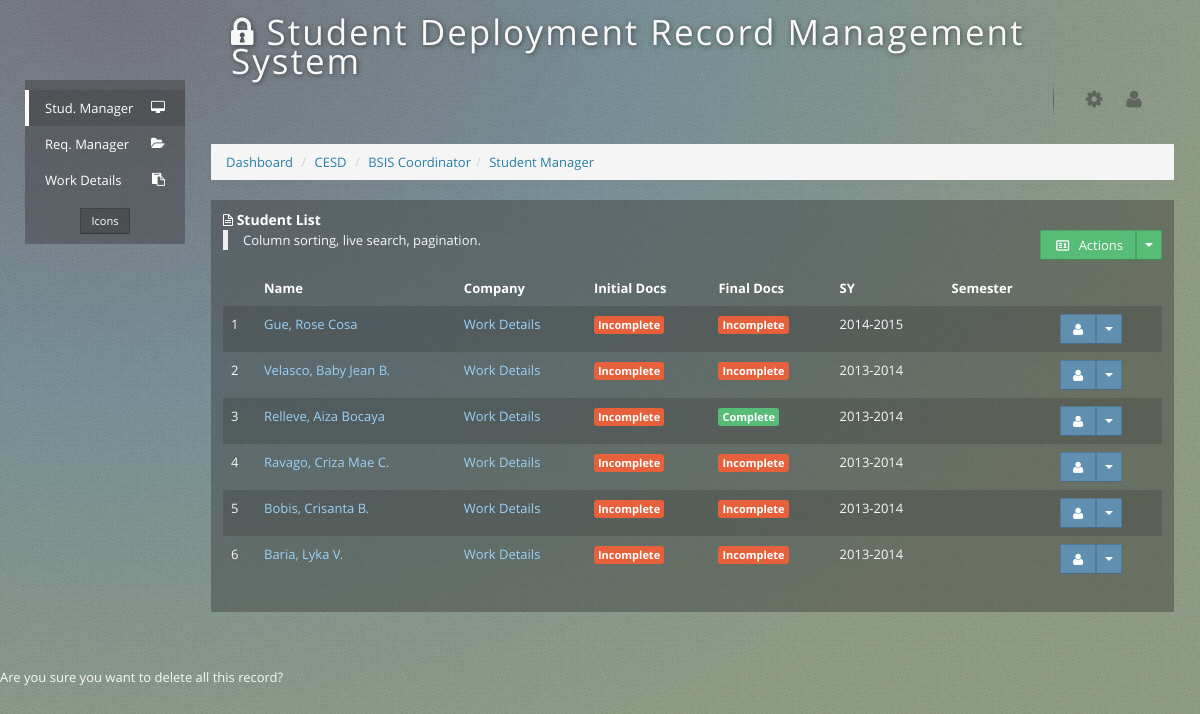
Screenshot of / (signed in) with the database file from the repository.
### tables this page shows
CREATE TABLE IF NOT EXISTS `settings` (
  `id` int(5) unsigned zerofill NOT NULL AUTO_INCREMENT,
  `title` varchar(200) NOT NULL,
  `year` varchar(10) NOT NULL,
  PRIMARY KEY (`id`)
);

CREATE TABLE IF NOT EXISTS `department` (
  `department_id` int(5) unsigned zerofill NOT NULL AUTO_INCREMENT,
  `name` varchar(100) NOT NULL,
  `label` varchar(32) NOT NULL,
  PRIMARY KEY (`department_id`)
);

CREATE TABLE IF NOT EXISTS `student` (
  `student_id` int(5) unsigned zerofill NOT NULL AUTO_INCREMENT,
  `sID` varchar(8) NOT NULL,
  `fname` varchar(32) NOT NULL,
  `mname` varchar(32) NOT NULL,
  `lname` varchar(32) NOT NULL,
  `address` varchar(100) NOT NULL,
  `gender` tinyint(1) NOT NULL,
  `dob` varchar(32) NOT NULL,
  `contact` varchar(32) NOT NULL,
  `course_id` int(5) unsigned zerofill NOT NULL,
  `year` varchar(1) NOT NULL,
  `block` varchar(1) NOT NULL,
  `date` varchar(32) NOT NULL,
  `sy` varchar(10) NOT NULL,
  `dir` varchar(100) NOT NULL,
  `coordinator` varchar(100) NOT NULL,
  PRIMARY KEY (`student_id`)
);

### inc/functions.php (called while the page is built, shortened)
<?php
function checkiSubmit($student_id,$department_id,$what){
	if($what):
		$submit = mysql_query("SELECT count(*) FROM `isubmit` inner join `checklist` on(`isubmit`.`checklist_id`=`checklist`.`checklist_id`) where `checklist`.`type`='0' and `isubmit`.`student_id`='$student_id' ") or die(mysql_error());
		$row = mysql_fetch_array($submit);
		$num = array_shift($row);
		$checklist = mysql_query("select count(*) from checklist where `type` ='0' and `department_id`='$department_id'") or die(mysql_error());
		$row = mysql_fetch_array($checklist);
		$num2 = array_shift($row);
		return ($num2>$num)?0:1;
	else:
		$submit = mysql_query("SELECT count(*) FROM `isubmit` inner join `checklist` on(`isubmit`.`checklist_id`=`checklist`.`checklist_id`) where `checklist`.`type`='1' and `isubmit`.`student_id`='$student_id' ") or die(mysql_error());
		$row = mysql_fetch_array($submit);
		$num = array_shift($row);
		$checklist = mysql_query("select count(*) from checklist where `type` ='1' and `department_id`='$department_id'") or die(mysql_error());
		$row = mysql_fetch_array($checklist);
		$num2 = array_shift($row);
		return ($num2>$num)?0:1;
	endif;
}
function getSettings(){
	$result=mysql_query("select * from settings");
	$row=mysql_fetch_assoc($result);
	return $row;
}
function getStudent($student_id=false,$course){
	if($student_id):
		$result = mysql_query("SELECT *,concat(`fname`,' ',`mname`,' ',`lname`) as name FROM `student` WHERE `student_id`='$student_id' and `course_id`='$course' ");
		$row=mysql_fetch_assoc($result);
		return $row;
	else:
		$ar = [];
	$yr = date("Y");
		$s=$yr - 4;
		$li = $s.'-'.$s+1;
		$result = mysql_query("SELECT *,concat(`lname`,', ',`fname`,' ',`mname`) as name FROM `student` where `course_id`='$course' and `sy`>'$li' order by `sy` desc,`gender` asc,`lname` desc");
		while($row=mysql_fetch_assoc($result)):
		$ar[]= $row;
		endwhile;
		return $ar;
	endif;
}
function getPersonData($id,$who){
if($who):
$result = mysql_query("SELECT *,concat(`fname`,' ',`mname`,' ',`lname`) as name FROM `coordinator` where `coordinator_id` = '$id' ") or die(mysql_error());
else:
$result = mysql_query("SELECT *,concat(`fname`,' ',`mname`,' ',`lname`) as name FROM `student` where `student_id` = '$id' ") or die(mysql_error());
endif;
  $row = mysql_fetch_assoc($result);
  return $row;
}
function getDepartment($department_id){
	$result = mysql_query("SELECT * FROM `department` where `department_id` = '$department_id' ") or die(mysql_error());
  $row = mysql_fetch_assoc($result);
  return $row;
}
$set=getSettings();
?>

### index.php (the view, shortened to what this page needs)
<?php
require_once("inc/functions.php");
$id = $_SESSION['coordinator'];
$me = getPersonData($id,1);
$course = $_SESSION['course'];
$dept = getDepartment($me['department_id']);
?>
<!DOCTYPE html>
<html>
<head>
    <link href="css/application.min.css" rel="stylesheet" />
<link rel="stylesheet" type="text/css" href="themes/jquery.ui.all.css" />
</head>
<body class="background-dark">
<nav id="sidebar" class="sidebar nav-collapse collapse">
    <ul id="side-nav" class="side-nav">
        <li class="active">
            <a href="./" ><i class="icon-desktop"></i> <span class="name">Stud. Manager</span></a>
        </li>
		<li>
            <a href="requirement-manager.php"><i class="icon-folder-open"></i> <span class="name">Req. Manager</span></a>
        </li>
        <li>
            <a href="work-manager.php"><i class="icon-paste"></i> <span class="name">Work Details</span></a>
        </li>
</ul>
    <div id="sidebar-settings" class="settings">
    </div>
</nav>
<div class="wrap">
    <header class="page-header">
        <div class="navbar">
            <div class="navbar-inner">
				<div class="container-fluid">
			<p class="pull-left testes"><i class="icon-lock icon32"></i> <?=$set['title']; ?></p>
                <ul class="nav pull-right">
                    <li class="hidden-phone">
                        <a href="#" id="settings" title="Settings" data-toggle="popover" data-placement="bottom">
                            <i class="icon-cog"></i>
                        </a>
                    </li>
                    <li class="hidden-phone dropdown">
                        <a href="#" title="Account" id="account" class="dropdown-toggle" data-toggle="dropdown">
                            <i class="icon-user"></i>
                        </a>
                    </li>
                </ul>
              </div>
            </div>
        </div>
    </header>
    <div class="content container-fluid">
        <div class="row-fluid">
            <div class="span12">
			<ul class="breadcrumb">
					<li>
						<a href="./" class="style2">Dashboard</a> <span class="divider">/</span>					</li>
<li>
						<a href="#" class="style2"><?=$dept['label']; ?>
						<span class="style1"></span></a><span class="divider">/</span>					</li>
<li>
						<a href="#" class="style2"><?=$course['clabel']; ?> Coordinator<span class="style1"></span></a><span class="divider">/</span>					</li>
<li>
                        <a href="#" class="style2">Student Manager</a>
                    </li>
				</ul>
            </div>
        </div>
        <div class="row-fluid">
            <div class="span12">
                 <section class="widget">
                    <header>
                        <h4>
                            <i class="icon-file-alt"></i>
                            Student List
                        </h4><div class="pull-right"><div class="btn-group">
                                  <a class="btn btn-success" href="#"><i class="eicon-vcard icon-white"></i>&nbsp; Actions</a>
                                  <a class="btn btn-success dropdown-toggle" data-toggle="dropdown" href="#"><span class="caret"></span></a>
                                </div></div>
						   <blockquote>
                            Column sorting, live search, pagination.
                        </blockquote>
                    </header>
                    <div class="body">
                        <table id="datatable-table" class="table table-striped">
                            <thead>
                            <tr>
                                <th class="no-sort">&nbsp;</th>
                                <th>Name</th>
                                <th>Company</th>
								 <th>Initial Docs</th>
								 <th>Final Docs</th>
                                <th>SY</th>
								<th>Semester</th>
                                <th class="no-sort">&nbsp;</th>
                            </tr>
                            </thead>
                            <tbody>
                           <?php
						   $x=1;
						   $students = getStudent(0,$course['course_id']);
						   foreach($students as $k=>$v):
						   extract($v);
						   ?>
                            <tr>
                                <td><?=$x; ?></td>
                                <td><a href="#" class="student" id="<?=$student_id; ?>" data-name="<?=$name; ?>"><?=$name; ?></a></td>
                           <td><a href="#" class="work" id="<?=$student_id; ?>" data-name="<?=$name; ?>">Work Details</a></td>
                              <td><a href="#" class="initial" id="<?=$student_id; ?>" data-name="<?=$name; ?>"><?=(checkiSubmit($student_id,$dept['department_id'],0))?"<span class='label label-success arrowed'>Complete</span>":"<span class='label label-important arrowed'>Incomplete</span>"; ?></a></td>
							  <td><a href="#" class="final" id="<?=$student_id; ?>" data-name="<?=$name; ?>"><?=(checkiSubmit($student_id,$dept['department_id'],1))?"<span class='label label-success arrowed'>Complete</span>":"<span class='label label-important arrowed'>Incomplete</span>"; ?></a></td>
                                <td><?=$sy; ?></td>
								<td><?=$sem; ?></td>
                                <td><div class="btn-group">
								  <a class="btn btn-primary" href="#"><i class="icon-user icon-white"></i></a>
								  <a class="btn btn-primary dropdown-toggle" data-toggle="dropdown" href="#"><span class="caret"></span></a>
								</div></td>
                            </tr>
							<?php
							$x++;
							endforeach;
							?>
                            </tbody>
                        </table>
                    </div>
                </section>
            </div>
        </div>
    </div>
</div>
</body>
</html>
	<div id="deleteall" title="Alert">
				Are you sure you want to delete all this record?
	</div>

### index.php (style rules this page uses)
.testes { letter-spacing:2px; text-shadow:1px 1px 5px rgba(0, 0, 0, 0.5); font-size: 35px; }
.style2 { color: #267BA4; }

### rows the page displays
settings: title "Student Deployment Record Management System"
department: label "CESD"
student: name "Gue, Rose Cosa", shows "Incomplete", sy "2014-2015"
student: name "Velasco, Baby Jean B.", shows "Incomplete", sy "2013-2014"
student: name "Relleve, Aiza Bocaya", shows "Complete", sy "2013-2014"
student: name "Ravago, Criza Mae C.", shows "Incomplete", sy "2013-2014"
student: name "Bobis, Crisanta B.", shows "Incomplete", sy "2013-2014"
student: name "Baria, Lyka V.", shows "Incomplete", sy "2013-2014"

### other values shown
$course['clabel'] "BSIS"
